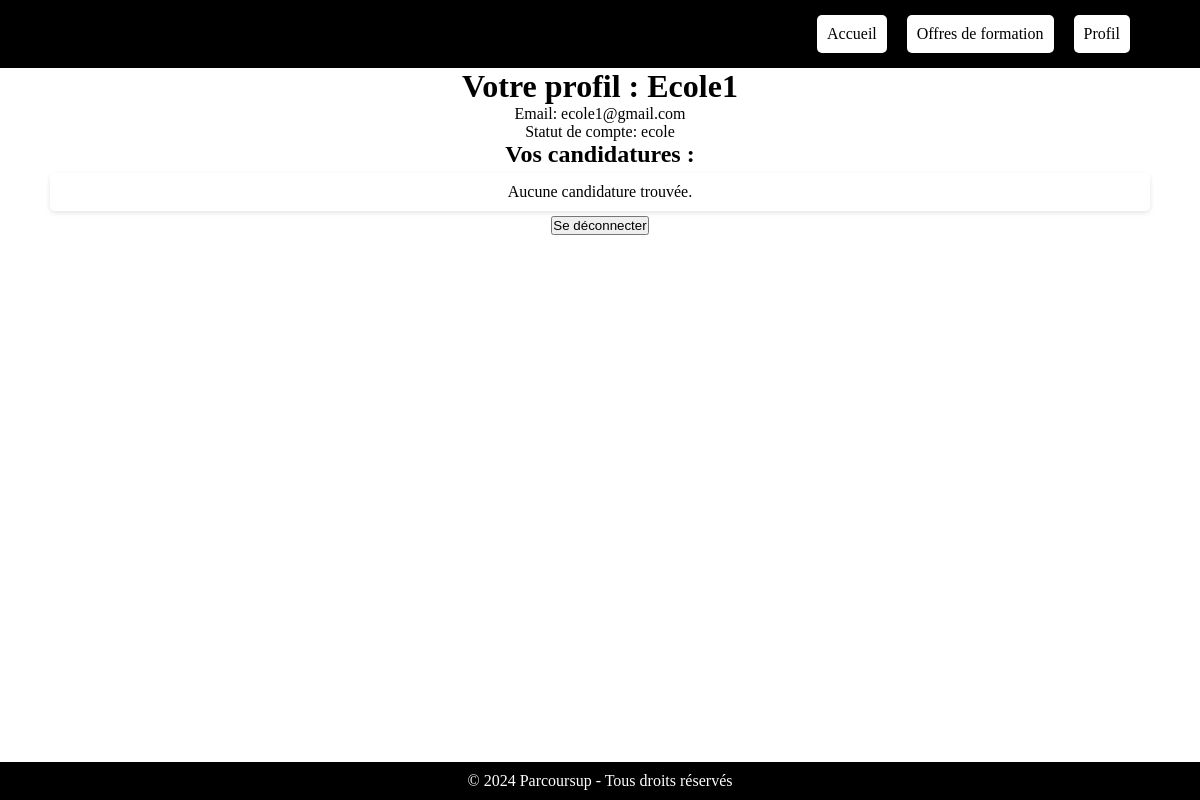
/Appli_ParcourSup/profil/ (signed in), run on an earlier commit of the app's database.
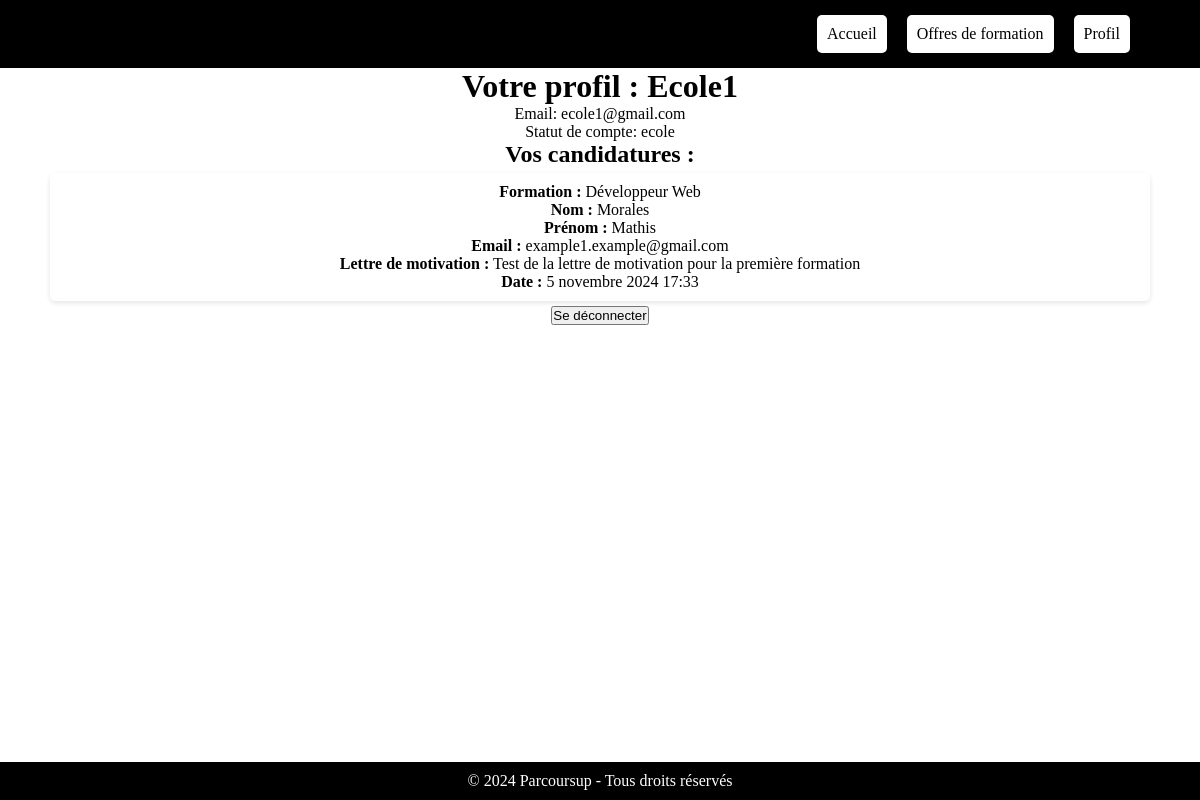
And on a later commit of the database.
### Appli_ParcourSup/models.py (models this page shows, shortened)
class Candidature(models.Model):
    utilisateur = models.ForeignKey(User, on_delete=models.CASCADE)
    formation = models.ForeignKey(Formation, on_delete=models.CASCADE)
    nom = models.CharField(max_length=100)
    prenom = models.CharField(max_length=100)
    email = models.EmailField()
    lettre_motivation = models.TextField()
    date_postulation = models.DateTimeField(auto_now_add=True)
    statut = models.CharField(max_length=10, choices=[('en_attente', 'En attente'), ('acceptee', 'Acceptée'), ('refusee', 'Refusée')], default='en_attente')

class Formation(models.Model):
    nom = models.CharField(max_length=200)
    description = models.TextField()
    duree = models.CharField(max_length=50)
    etablissement = models.CharField(max_length=50)
    image = models.URLField(max_length=300, blank=True, null=True)

### Appli_ParcourSup/views.py (the view)
# urls.py: path('profil/', views.profil_view, name='profil_view'),
@login_required(login_url='pas_connecte')
def profil_view(request):
    utilisateur = request.user
    profile, created = Profile.objects.get_or_create(user=utilisateur)
    candidatures = Candidature.objects.filter(utilisateur=utilisateur)
    return render(request, 'Appli_ParcourSup/profil.html', {'utilisateur': utilisateur, 'profile': profile, 'candidatures': candidatures})

### Appli_ParcourSup/templates/Appli_ParcourSup/profil.html (shortened to what this page needs)
<!DOCTYPE html>
<html lang="fr">
<head>
    {% load static %}
    <link rel="stylesheet" href="{% static 'index.css' %}">
</head>
<body class="text-profil">
    <header>
        <div class="logo">Parcoursup</div>
        <nav>
            <ul>
                <li><a href="{% url 'Page Accueil' %}">Accueil</a></li>
                <li><a href="{% url 'liste_formations' %}">Offres de formation</a></li>
                <li><a href="#">Profil</a></li>
            </ul>
        </nav>
    </header>
    <main>
        <h1>Votre profil : {{ utilisateur.username }}</h1>
        <p>Email: {{ utilisateur.email }}</p>
        <p>Statut de compte: {{ profile.status }}</p>
        <h2>Vos candidatures :</h2>
        <ul>
            {% for candidature in candidatures %}
                <li>
                    <strong>Formation :</strong> {{ candidature.formation.nom }}<br>
                    <strong>Nom :</strong> {{ candidature.nom }}<br>
                    <strong>Prénom :</strong> {{ candidature.prenom }}<br>
                    <strong>Email :</strong> {{ candidature.email }}<br>
                    <strong>Lettre de motivation :</strong> {{ candidature.lettre_motivation}}<br>
                    <strong>Date :</strong> {{ candidature.date_postulation }}<br>
                </li>
            {% empty %}
                <li>Aucune candidature trouvée.</li>
            {% endfor %}
        </ul>
        <form method="post" action="{% url 'logout' %}">
            <button type="submit">Se déconnecter</button>
        </form>
    </main>
    <footer>
        <p>&copy; 2024 Parcoursup - Tous droits réservés</p>
    </footer>
</body>
</html>

What changed in the data, as far as the page shows it:
added Candidature: formation.nom "Développeur Web", nom "Morales", prenom "Mathis", email "example1.example@gmail.com", lettre_motivation "Test de la lettre de motivation pour la première formation", date_postulation "5 novembre 2024 17:33"
Also different on the page:
text no longer shown: "Aucune candidature trouvée."
